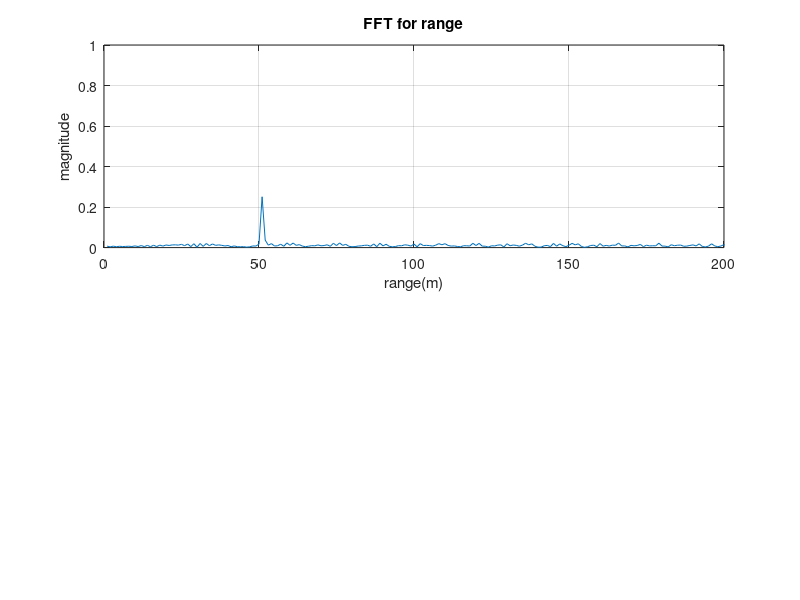
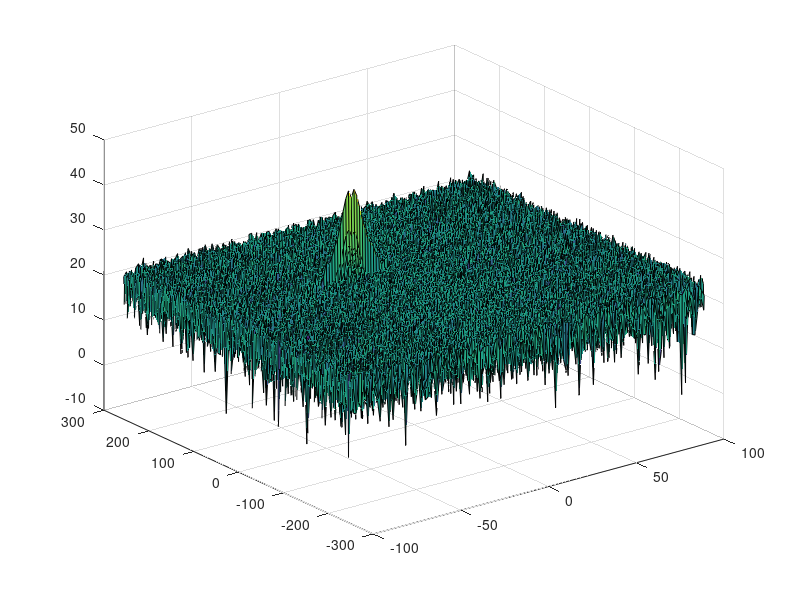

MATLAB code for these plots, in order: (Note: this script raises an error after producing the figures.)
clear all;
clc;

%% Radar Specifications 
%%%%%%%%%%%%%%%%%%%%%%%%%%%
% Frequency of operation = 77GHz
% Max Range = 200m
% Range Resolution = 1 m
% Max Velocity = 100 m/s
%%%%%%%%%%%%%%%%%%%%%%%%%%%

%speed of light = 3e8
%% User Defined Range and Velocity of target
% *%TODO* :
% define the target's initial position and velocity. Note : Velocity
% remains contant
range_init = 50; 
velocity = -25;

 
%% FMCW Waveform Generation

% Design the FMCW waveform by giving the specs of each of its parameters.
% Calculate the Bandwidth (B), Chirp Time (Tchirp) and Slope (slope) of the FMCW chirp using the requirements above.

%TODO:
max_range = 200; 
c = 3e8; 
range_res = 1; 
B = c/(2*range_res); 
Tchirp = 5.5*2*max_range/c; 
slope = B/Tchirp; 

%Operating carrier frequency of Radar 
fc= 77e9;             %carrier freq
                                                         
%The number of chirps in one sequence. Its ideal to have 2^ value for the ease of running the FFT
%for Doppler Estimation. 
Nd=128;                   % #of doppler cells OR #of sent periods % number of chirps

%The number of samples on each chirp. 
Nr=1024;                  %for length of time OR # of range cells

% Timestamp for running the displacement scenario for every sample on each
% chirp
t=linspace(0,Nd*Tchirp,Nr*Nd); %total time for samples


%Creating the vectors for Tx, Rx and Mix based on the total samples input.
Tx=zeros(1,length(t)); %transmitted signal
Rx=zeros(1,length(t)); %received signal
Mix = zeros(1,length(t)); %beat signal

%Similar vectors for range_covered and time delay.
r_t=zeros(1,length(t));
td=zeros(1,length(t));


%% Signal generation and Moving Target simulation
% Running the radar scenario over the time. 

for i=1:length(t)         
    
    
    % *%TODO* :
    %For each time stamp update the Range of the Target for constant velocity. 
    r_t(i) = range_init+ velocity*t(i); 
    td(i) = 2*r_t(i)/c;
    
    % *%TODO* :
    %For each time sample we need update the transmitted and
    %received signal. 
    Tx(i) = cos(2*pi*(fc*t(i) + (slope*t(i)^2)/2));
    Rx(i) = cos(2*pi*(fc*(t(i) - td(i)) + (slope*(t(i) - td(i))^2)/2));

    % *%TODO* :
    %Now by mixing the Transmit and Receive generate the beat signal
    %This is done by element wise matrix multiplication of Transmit and
    %Receiver Signal
    Mix(i) = Tx(i) .* Rx(i);
    
end

%% RANGE MEASUREMENT


% *%TODO* :
%reshape the vector into Nr*Nd array. Nr and Nd here would also define the size of
%Range and Doppler FFT respectively.
Mix = reshape(Mix, [Nr,Nd]);

 % *%TODO* :
%run the FFT on the beat signal along the range bins dimension (Nr) and
%normalize.

sig_fft1 = fft(Mix,Nr)./Nr; 

 % *%TODO* :
% Take the absolute value of FFT output
sig_fft1 = abs(sig_fft1);

 % *%TODO* :
% Output of FFT is double sided signal, but we are interested in only one side of the spectrum.
% Hence we throw out half of the samples.
sig_fft1 = sig_fft1(1:Nr/2 +1);

%plotting the range
figure ('Name','Range from First FFT')
subplot(2,1,1)

 % *%TODO* :
 % plot FFT output 
 plot(sig_fft1)
 title("FFT for range");
 xlabel("range(m)");
 ylabel("magnitude");

axis([ 0 200 0 1]); 

grid on;
axis ([0 200 0 1]);



%% RANGE DOPPLER RESPONSE
% The 2D FFT implementation is already provided here. This will run a 2DFFT
% on the mixed signal (beat signal) output and generate a range doppler
% map.You will implement CFAR on the generated RDM


% Range Doppler Map Generation.

% The output of the 2D FFT is an image that has reponse in the range and
% doppler FFT bins. So, it is important to convert the axis from bin sizes
% to range and doppler based on their Max values.

% Mix=reshape(Mix,[Nr,Nd]);

% 2D FFT using the FFT size for both dimensions.
sig_fft2 = fft2(Mix,Nr,Nd);

% Taking just one side of signal from Range dimension.
sig_fft2 = sig_fft2(1:Nr/2,1:Nd);
sig_fft2 = fftshift (sig_fft2);
RDM = abs(sig_fft2);
RDM = 10*log10(RDM) ;

%use the surf function to plot the output of 2DFFT and to show axis in both
%dimensions
doppler_axis = linspace(-100,100,Nd);
range_axis = linspace(-200,200,Nr/2)*((Nr/2)/400);
figure,surf(doppler_axis,range_axis,RDM);

%% CFAR implementation

%Slide Window through the complete Range Doppler Map

% *%TODO* :
%Select the number of Training Cells in both the dimensions.
T_range = 10; 
T_doppler = 10; 

% *%TODO* :
%Select the number of Guard Cells in both dimensions around the Cell under 
%test (CUT) for accurate estimation

G_range = 2; 
G_doppler = 2; 

% *%TODO* :
% offset the threshold by SNR value in dB
offset = 5; 

% *%TODO* :
%Create a vector to store noise_level for each iteration on training cells
noise_level = zeros(1,1);
range_len = 2*(T_range + G_range) + 1; 
doppler_len = 2*(T_doppler + G_doppler)+1;

% *%TODO* :
%design a loop such that it slides the CUT across range doppler map by
%giving margins at the edges for Training and Guard Cells.
%For every iteration sum the signal level within all the training
%cells. To sum convert the value from logarithmic to linear using db2pow
%function. Average the summed values for all of the training
%cells used. After averaging convert it back to logarithimic using pow2db.
%Further add the offset to it to determine the threshold. Next, compare the
%signal under CUT with this threshold. If the CUT level > threshold assign
%it a value of 1, else equate it to 0.


% Use RDM[x,y] as the matrix from the output of 2D FFT for implementing
% CFAR
Tcell_num = range_len*doppler_len - (2*G_range + 1)*(2*G_doppler + 1);

signal_cfar = zeros(Nr/2, Nd);

% loop the CUT cell:
for i = 1+T_range+G_range:(Nr/2 - (G_range+T_range))
    for j = 1+T_doppler+G_doppler:(Nd - (G_doppler+T_doppler))
        sum_all_cells = sum(db2pow(RDM(i-(T_range+G_range):i+T_range+G_range, j-(T_doppler+G_doppler):j+T_doppler+G_doppler)), 'all');
        sum_excl_Tcell  = sum(db2pow(RDM(i-G_range:i+G_range, j-G_doppler:j+G_doppler)), 'all');
        noise_level = sum_all_cells - sum_excl_Tcell;

        threshold = noise_level / Tcell_num;
        threshold = db2pow(pow2db(threshold) + offset);

        signal = db2pow(RDM(i,j));
        
        if (signal <= threshold)
            signal_cfar(i,j) = 0;
        else
            signal_cfar(i,j) = 1;
        end

    end
end




% *%TODO* :
% The process above will generate a thresholded block, which is smaller 
%than the Range Doppler Map as the CUT cannot be located at the edges of
%matrix. Hence,few cells will not be thresholded. To keep the map size same
% set those values to 0. - already done by initation 
 



% *%TODO* :
%display the CFAR output using the Surf function like we did for Range
%Doppler Response output.
figure,surf(doppler_axis, range_axis, signal_cfar);
title("2D CFAR on Range-Doppler Map")
xlabel('Velocity (m/s)')
ylabel('Range (m)')
zlabel('CFAR Detection')
colorbar;


 
 